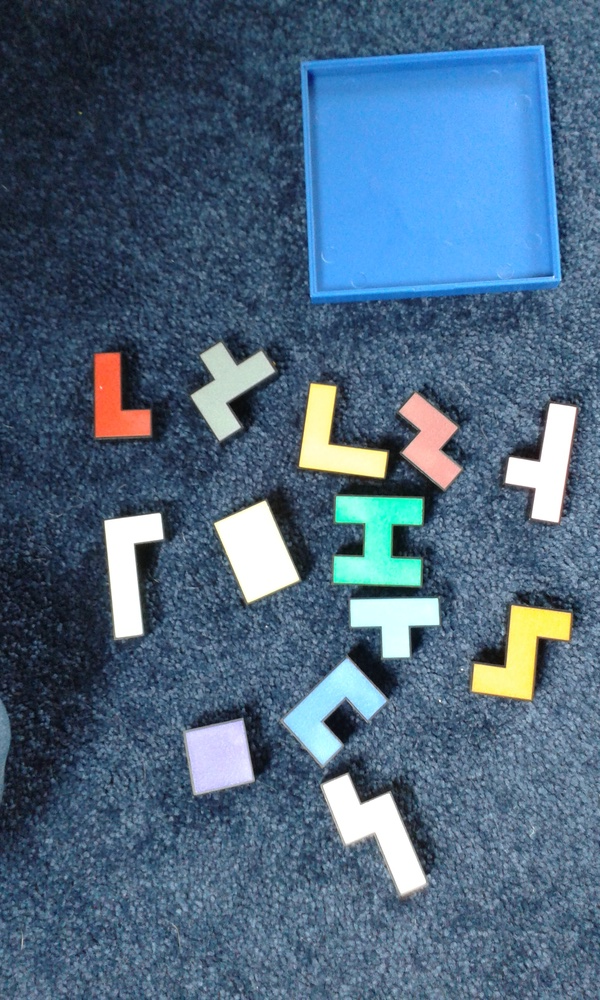
#> input picture images/original_puzzle.jpg, 600 x 1000 px, shrunk from 1536 x 2560 before the run, found by its file name
$ python shp_try.py
#> lines starting #> are read from the running program, lines starting #| are printed output that depends on the picture; after the words box and inside, x2 and y2 are one past the last pixel; in counts of white or black regions, pixels touching at a corner belong together
import cv2
import numpy as np

def detect_shapes(image_path):
    # Read the image
#> called with image_path = 'images/original_puzzle.jpg'
    image = cv2.imread(image_path)
#> image is the input picture: shape (1000, 600, 3); mean B, G, R 127.5, 102.9, 76.8
    gray = cv2.cvtColor(image, cv2.COLOR_BGR2GRAY)
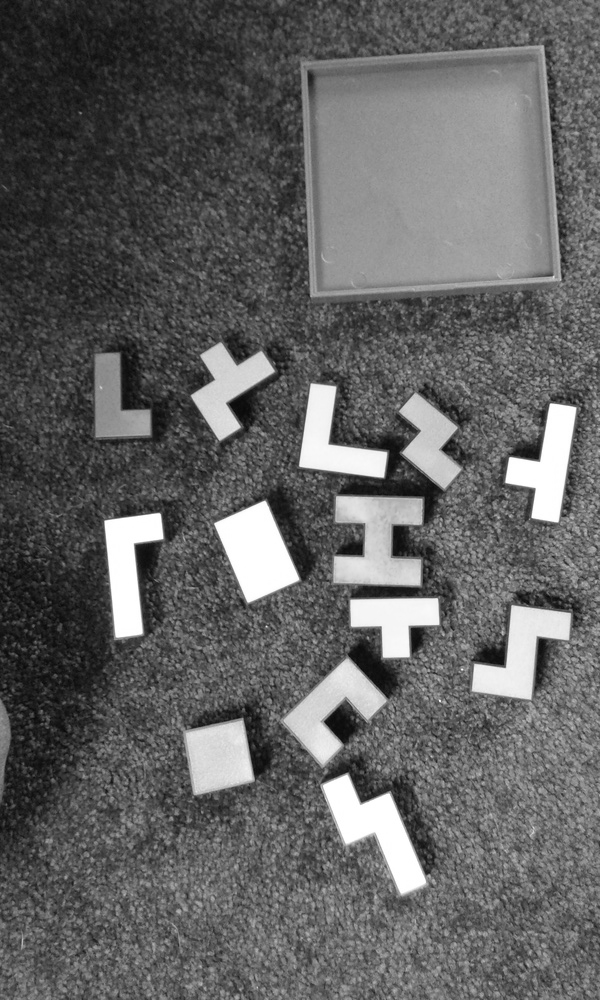
#> gray: shape (1000, 600); min 5, max 255, mean 97.9

    # Apply adaptive thresholding to get a binary image
    # thresh = cv2.adaptiveThreshold(gray, 255, cv2.ADAPTIVE_THRESH_GAUSSIAN_C, cv2.THRESH_BINARY, 11, 2)
    thresh = cv2.Canny(gray, 100, 200)
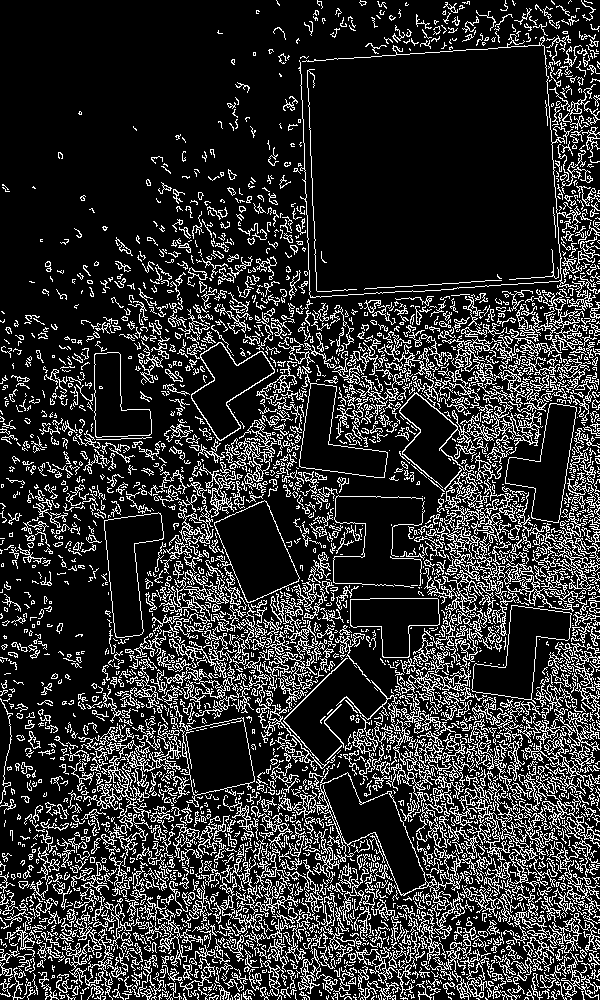
#> thresh: shape (1000, 600); 18.6% white in thin lines or dots

    # Find contours
    contours, _ = cv2.findContours(thresh, cv2.RETR_LIST, cv2.CHAIN_APPROX_SIMPLE)
#> contours = 5538 contours, 4759 with area under 20; largest, box (x1, y1, x2, y2) and area: (277, 766, 464, 939) 5799, (214, 500, 300, 603) 5001, (214, 500, 300, 603) 4938, (320, 772, 427, 895) 4862, (471, 605, 572, 704) 4346

    detected_shapes = []

    # Filter contours based on area and draw bounding rectangles
    for contour in contours:
        area = cv2.contourArea(contour)
        if 100 < area < 10000:  # Adjust the area range based on your expected shape sizes
            # Get minimum bounding rectangle to straighten the shape
            rect = cv2.minAreaRect(contour)
            box = cv2.boxPoints(rect)
            box = np.int0(box)

            # Draw minimum bounding rectangle on the original image
            cv2.drawContours(image, [box], 0, (0, 255, 0), 2)

            # Get shape properties
            x, y, w, h = cv2.boundingRect(contour)

            # Add shape details to the list
            detected_shapes.append({
                "Bounding Box": (x, y, w, h),
                "Area": area,
                "Perimeter": cv2.arcLength(contour, True)
            })
#> this loop made 5538 passes
#> (area, rect, box, x, y, w, h) on passes 250, 309, 323, 377, 409: (101, ((94.8, 981), (24.29, 49.78), -42.88), [[102, 1007], [68, 971], [86, 954], [120, 990]], 69, 968, 44, 32), (108, ((275, 976.9), (18.04, 36.28), -11.31), [[269, 996], [262, 960], [280, 957], [287, 992]], 263, 960, 23, 36), (137.5, ((309.9, 966.4), (19.57, 13.08), -48.81), [[308, 978], [298, 969], [311, 954], [321, 963]], 305, 957, 15, 20), (117.5, ((580, 975.5), (47, 38), -90), [[599, 999], [561, 999], [561, 952], [599, 952]], 561, 952, 39, 48), (290.5, ((312.7, 977), (36.29, 46.04), -34.99), [[311, 1006], [284, 968], [314, 947], [340, 985]], 298, 948, 40, 46)
#> (area, rect) on pass 2108: (129, ((369.4, 747), (26.49, 43.14), -29.98))
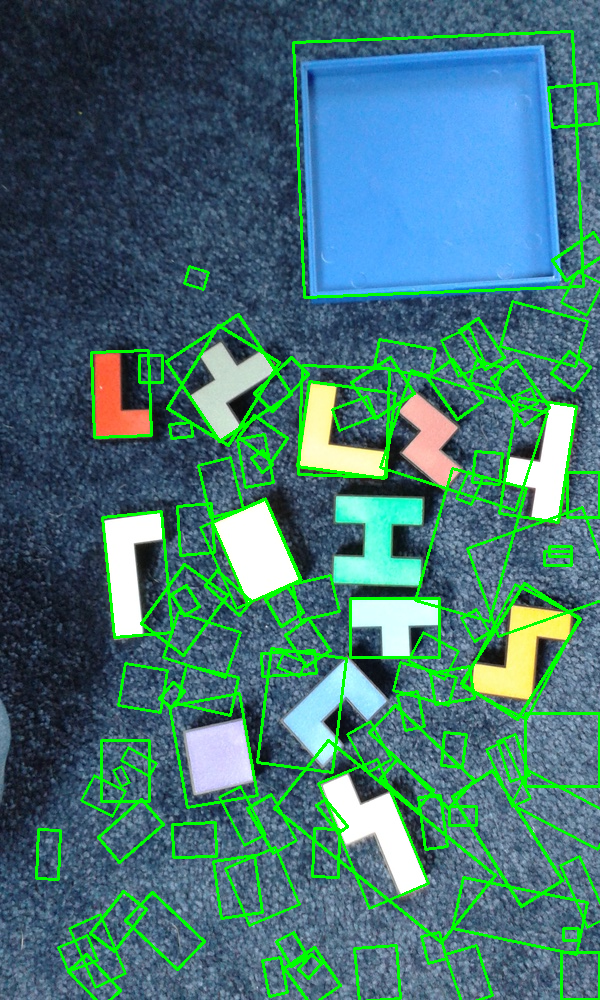
#> image: shape (1000, 600, 3); 9.3% of pixels changed, all inside (x1, y1, x2, y2) = (35, 30, 600, 1000)
#> after the loop, detected_shapes = 109 items

    # Save the image with added bounding rectangles
    cv2.imwrite("output_image_with_rectangles.jpg", image)

    return detected_shapes

# Replace 'your_image_path.jpg' with the path to your image
shapes = detect_shapes('images/original_puzzle.jpg')
#> shapes = 109 items

# Print detected shapes and their details
for idx, shape in enumerate(shapes):
    print(f"Shape {idx + 1}:")
    print(f"Bounding Box: {shape['Bounding Box']}")
    print(f"Area: {shape['Area']}")
    print(f"Perimeter: {shape['Perimeter']}")
    print("-------------------------")
#> this loop made 109 passes
#> (printed output is left out)

# Display the image with added rectangles
cv2.imshow("Image with Bounding Rectangles", cv2.imread("output_image_with_rectangles.jpg"))
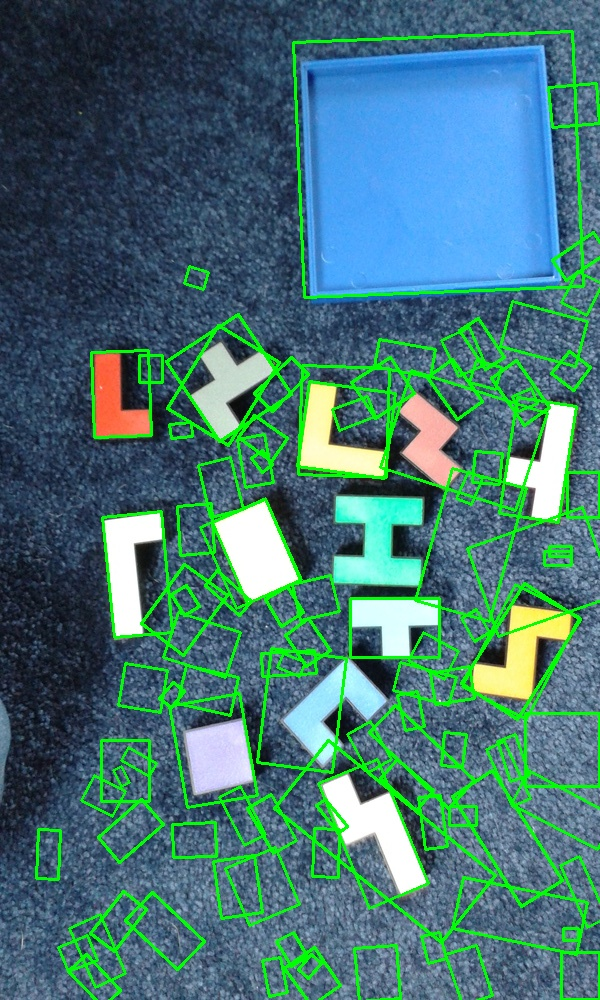
#> window 'Image with Bounding Rectangles': shape (1000, 600, 3); mean B, G, R 116.3, 117.2, 69.5
cv2.waitKey(0)
cv2.destroyAllWindows()
